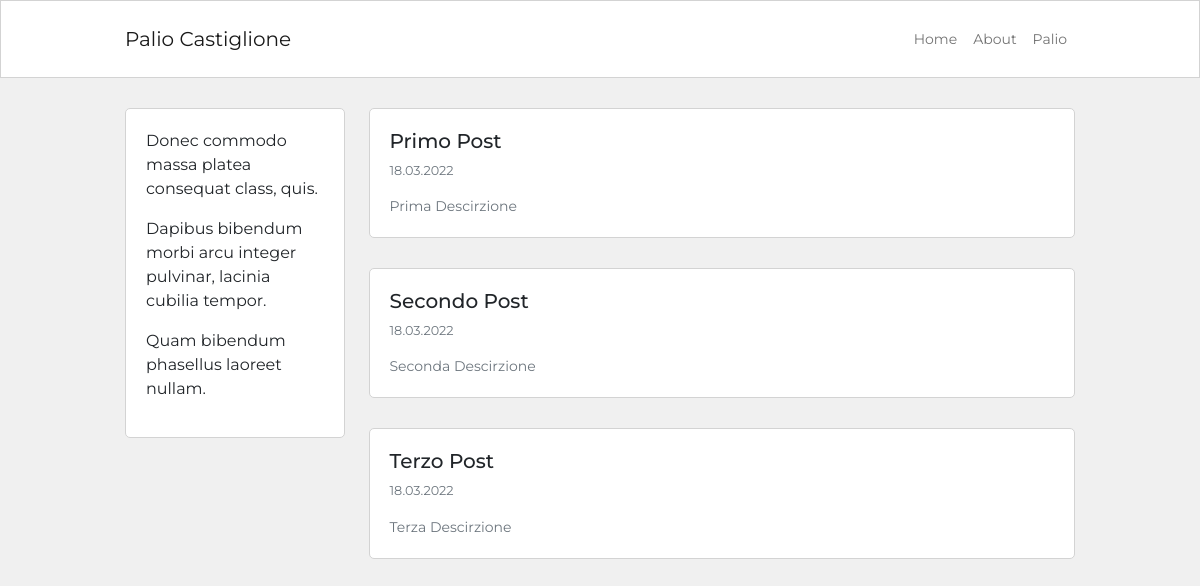
The page / on the database its author committed.
### blog/models.py (models this page shows, shortened)
class Post ( db.Model):
    id = db.Column ( db.Integer, primary_key = True)
    user_id = db.Column ( db.Integer, db.ForeignKey('user.id'), nullable = False)
    created_at = db.Column ( db.DateTime, default = datetime.now)
    title = db.Column ( db.String(120), nullable = False)
    description = db.Column ( db.String(240))
    body = db.Column ( db.Text(), nullable = False )

### blog/routes.py (the view)
@app.route ("/")
def homepage ():
    posts = Post.query.order_by(Post.created_at.desc()).all()
    return render_template ('homepage.html', posts = posts)

### blog/templates/homepage.html (shortened to what this page needs)
{% extends 'base.html' %}
{% block content %}
<div class="container content-container">
    <div class="row no-gutters">
        <div class="col-md-9 order-md-2">
            {% for post in posts %}
            <div class="single-post-home">
                <h5>{{post.title}}</h5>
                <p class="p-small-two text-muted">{{post.created_at.strftime('%d.%m.%Y') }}</p>
                {% if post.description %}
                <p class="p-small-one text-muted mb-0">{{post.description}}</p>
                {% endif %}
            </div>
            {% endfor %}
        </div>
        <div class="col-md-3 order-md-1">
            {% include 'about_snippet.html' %}
        </div>
    </div>
</div>
{% endblock %}

### blog/static/blog.css (style rules this page uses)
body { font-family: Montserrat; background-color: #f0f0f0; }
.content-container { max-width: 950px; margin-top: 30px; margin-bottom: 30px; padding: 0px; }
.single-post-home { background-color: #fff; border: 1px solid #d3d3d3; border-radius: 5px; padding: 20px; margin-bottom: 30px; }
.p-small-one { font-size: 0.875rem; }
.p-small-two { font-size: 0.800rem; }

### rows shown on the page
Post: title "Primo Post", created_at "18.03.2022", description "Prima Descirzione"
Post: title "Secondo Post", created_at "18.03.2022", description "Seconda Descirzione"
Post: title "Terzo Post", created_at "18.03.2022", description "Terza Descirzione"

### other values the page prints
{{ lipsum(n=3, min=5, max=10) }} "Donec commodo massa platea consequat class, quis. Dapibus bibendum morbi arcu integer pulvinar, lacinia cubilia tempor. Quam bibendum phasellus laoreet nullam."
